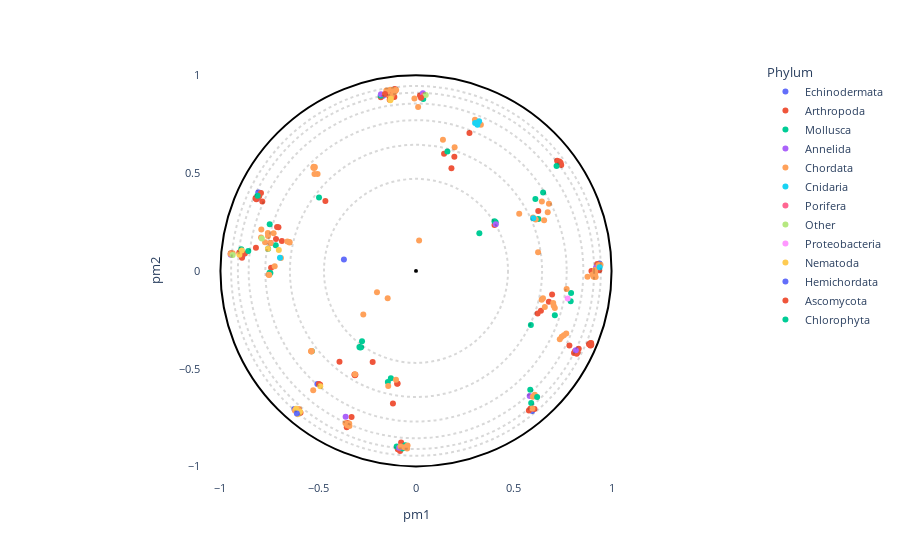

Notebook cell for this chart:
### Markdown cell above
### Create interactive plot

### Code cell
# OPTIONS =================================================
#Here you can set different parameters to color & annotate the resulting projection:
title = ""
#----------------------------------------------------------
# Select the coloring from annotation .csv file:
labels_name = "Phylum"
# Select classes to label among the "labels_name" or "second_labels_name" column (comma separated list):
second_labels_name = ""
labels_text = []
show_text = True
#----------------------------------------------------------
# Use a custom color palette:
color_palette = None #Default: None
use_custom_palette = False
# Select projection center:
id_for_rotation = None #Default: None
use_selected_center = False
#==========================================================


#Check projection visualization parameters
#Labels name
if labels_name == "":
    labels_name = None
elif labels_name not in annotation_names:
    raise NameError(f"labels_name {labels_name} is not in the availables annotations.\nAvailables annotations: {annotation_names}")
#Second labels name
if second_labels_name == "":
    second_labels_name = None
elif second_labels_name not in annotation_names:
    raise NameError(f'"second_labels_name" {second_labels_name} is not in the availables annotations.\nAvailables annotations: {annotation_names}')
#Color palet selection
if not use_custom_palette:
    color_palette = None
#Center of projection selection

tmp_id_for_rotation = -1
if use_selected_center and id_for_rotation is not None:
    if id_for_rotation != tmp_id_for_rotation:
        tmp_id_for_rotation = id_for_rotation

        poincare_coord = df_embedding[["pm1","pm2"]].sort_values(by=["proteins_id"])
        poincare_coord = poincare_coord.values[:,:2]
        model = PoincareMaps(poincare_coord)
        model.get_distances()

        model.iroot = id_for_rotation - 1  #Zero indexing
        model.rotate()

        df_embedding["pm1"] = model.coordinates_rotated[:,0]
        df_embedding["pm2"] = model.coordinates_rotated[:,1]
else:
    df_embedding["pm1"] = df_embedding["pm1_com"]
    df_embedding["pm2"] = df_embedding["pm2_com"]

#Plot graph
fig = plot_embedding_interactive(df_embedding, 
                                 labels_name = labels_name,
                                 second_labels_name = second_labels_name, 
                                 show_text = show_text,
                                 labels_text = labels_text,
                                 color_palette = color_palette, 
                                 title = title, 
                                 fontsize = 11)
fig.show()

### Figure 1 — Plotly figure (JSON) as saved in the notebook; plotly's stock layout.template omitted (floating-point values rounded to 4 significant figures; data arrays with more than 128 entries replaced by an {"elided": "..."} marker saying what was removed)
{"data": [{"customdata": {"elided": "10x19 mixed values"}, "hovertemplate": "<b>%{hovertext}</b><br><br>Phylum=%{customdata[13]}<br>pm1=%{x}<br>pm2=%{y}<br>proteins_id=%{customdata[0]}<br>tree1=%{customdata[1]}<br>tree2=%{customdata[2]}<br>tree3=%{customdata[3]}<br>tree4=%{customdata[4]}<br>full_name=%{customdata[5]}<br>short_name=%{customdata[6]}<br>full_species=%{customdata[7]}<br>short_species=%{customdata[8]}<br>evo_distance=%{customdata[9]}<br>Color_species=%{customdata[10]}<br>Domain=%{customdata[11]}<br>Kingdom=%{customdata[12]}<br>Subphylum=%{customdata[14]}<br>Class=%{customdata[15]}<br>Genus=%{customdata[16]}<br>pm1_com=%{customdata[17]}<br>pm2_com=%{customdata[18]}<extra></extra>", "hovertext": ["Echinodermata", "Echinodermata", "Echinodermata", "Echinodermata", "Echinodermata", "Echinodermata", "Echinodermata", "Echinodermata", "Echinodermata", "Echinodermata"], "legendgroup": "Echinodermata", "marker": {"color": "#636efa", "symbol": "circle"}, "mode": "markers", "name": "Echinodermata", "orientation": "v", "showlegend": true, "textposition": "top right", "type": "scatter", "x": [-0.1678, 0.5942, -0.7989, -0.3686, -0.812, 0.9384, -0.5044, -0.8067, -0.6219, -0.8883], "xaxis": "x", "y": [0.896, -0.716, 0.3992, 0.0582, 0.3693, 0.03816, -0.578, 0.4005, -0.706, 0.07385], "yaxis": "y"}, {"customdata": {"elided": "84x19 mixed values"}, "hovertemplate": "<b>%{hovertext}</b><br><br>Phylum=%{customdata[13]}<br>pm1=%{x}<br>pm2=%{y}<br>proteins_id=%{customdata[0]}<br>tree1=%{customdata[1]}<br>tree2=%{customdata[2]}<br>tree3=%{customdata[3]}<br>tree4=%{customdata[4]}<br>full_name=%{customdata[5]}<br>short_name=%{customdata[6]}<br>full_species=%{customdata[7]}<br>short_species=%{customdata[8]}<br>evo_distance=%{customdata[9]}<br>Color_species=%{customdata[10]}<br>Domain=%{customdata[11]}<br>Kingdom=%{customdata[12]}<br>Subphylum=%{customdata[14]}<br>Class=%{customdata[15]}<br>Genus=%{customdata[16]}<br>pm1_com=%{customdata[17]}<br>pm2_com=%{customdata[18]}<extra></extra>", "hovertext": ["Arthropoda", "Arthropoda", "Arthropoda", "Arthropoda", "Arthropoda", "Arthropoda", "Arthropoda", "Arthropoda", "Arthropoda", "Arthropoda", "Arthropoda", "Arthropoda", "Arthropoda", "Arthropoda", "Arthropoda", "Arthropoda", "Arthropoda", "Arthropoda", "Arthropoda", "Arthropoda", "Arthropoda", "Arthropoda", "Arthropoda", "Arthropoda", "Arthropoda", "Arthropoda", "Arthropoda", "Arthropoda", "Arthropoda", "Arthropoda", "Arthropoda", "Arthropoda", "Arthropoda", "Arthropoda", "Arthropoda", "Arthropoda", "Arthropoda", "Arthropoda", "Arthropoda", "Arthropoda", "Arthropoda", "Arthropoda", "Arthropoda", "Arthropoda", "Arthropoda", "Arthropoda", "Arthropoda", "Arthropoda", "Arthropoda", "Arthropoda", "Arthropoda", "Arthropoda", "Arthropoda", "Arthropoda", "Arthropoda", "Arthropoda", "Arthropoda", "Arthropoda", "Arthropoda", "Arthropoda", "Arthropoda", "Arthropoda", "Arthropoda", "Arthropoda", "Arthropoda", "Arthropoda", "Arthropoda", "Arthropoda", "Arthropoda", "Arthropoda", "Arthropoda", "Arthropoda", "Arthropoda", "Arthropoda", "Arthropoda", "Arthropoda", "Arthropoda", "Arthropoda", "Arthropoda", "Arthropoda", "Arthropoda", "Arthropoda", "Arthropoda", "Arthropoda"], "legendgroup": "Arthropoda", "marker": {"color": "#EF553B", "symbol": "circle"}, "mode": "markers", "name": "Arthropoda", "orientation": "v", "showlegend": true, "textposition": "top right", "type": "scatter", "x": [-0.6148, 0.827, -0.1479, -0.08137, -0.1084, 0.8219, -0.6859, -0.741, -0.8207, -0.7435, -0.3542, -0.3127, -0.1328, -0.9037, 0.8915, 0.8849, 0.8321, 0.8928, 0.8126, 0.8957, 0.8955, 0.8963, 0.8914, 0.8912, -0.1239, -0.1077, 0.7217, -0.8186, -0.7159, -0.7105, -0.4634, 0.1812, 0.2734, 0.8081, 0.7844, 0.1962, -0.4903, 0.1436, -0.786, -0.8021, -0.8165, -0.7927, -0.7035, -0.09645, -0.09397, -0.09309, -0.3507, -0.2217, -0.3295, -0.118, -0.07602, -0.3913, 0.6793, 0.6388, 0.6253, 0.8973, 0.9373, 0.9306, -0.4965, 0.9269, -0.9471, -0.8899, -0.5905, -0.6091, -0.6035, -0.1799, -0.8749, 0.02031, 0.732, 0.7395, 0.7257, 0.7332, 0.7427, -0.3147, -0.3099, 0.5846, 0.5772, 0.6059, -0.1376, 0.6959, 0.6219, -0.1106, -0.1346, 0.4015], "xaxis": "x", "y": [-0.7103, -0.4164, 0.9134, -0.9209, 0.9299, -0.4241, 0.1525, 0.01542, 0.3714, 0.1419, -0.7998, -0.5342, 0.9051, 0.09367, -0.3818, -0.3757, -0.3986, -0.3743, -0.4116, -0.3688, -0.3801, -0.3748, -0.3695, -0.3765, 0.9151, 0.918, 0.5633, 0.1185, 0.1631, 0.2245, 0.3568, 0.5253, 0.7052, -0.4204, -0.3814, 0.5832, -0.5825, 0.5989, 0.3546, 0.3816, 0.3666, 0.3981, 0.2234, -0.5774, -0.5756, -0.9127, -0.7778, -0.466, -0.7477, -0.6788, -0.8779, -0.4646, -0.1584, -0.2041, 0.3056, -6.017e-05, 0.003347, 0.02367, -0.5781, 0.03531, 0.08976, 0.06743, -0.7254, -0.7188, -0.7185, 0.8875, 0.0888, 0.8972, 0.5467, 0.5534, 0.5522, 0.5597, 0.5421, -0.5303, -0.5317, -0.7054, -0.7142, -0.7064, 0.8958, -0.1212, -0.2178, 0.889, 0.8749, 0.2347], "yaxis": "y"}, {"customdata": {"elided": "36x19 mixed values"}, "hovertemplate": "<b>%{hovertext}</b><br><br>Phylum=%{customdata[13]}<br>pm1=%{x}<br>pm2=%{y}<br>proteins_id=%{customdata[0]}<br>tree1=%{customdata[1]}<br>tree2=%{customdata[2]}<br>tree3=%{customdata[3]}<br>tree4=%{customdata[4]}<br>full_name=%{customdata[5]}<br>short_name=%{customdata[6]}<br>full_species=%{customdata[7]}<br>short_species=%{customdata[8]}<br>evo_distance=%{customdata[9]}<br>Color_species=%{customdata[10]}<br>Domain=%{customdata[11]}<br>Kingdom=%{customdata[12]}<br>Subphylum=%{customdata[14]}<br>Class=%{customdata[15]}<br>Genus=%{customdata[16]}<br>pm1_com=%{customdata[17]}<br>pm2_com=%{customdata[18]}<extra></extra>", "hovertext": ["Mollusca", "Mollusca", "Mollusca", "Mollusca", "Mollusca", "Mollusca", "Mollusca", "Mollusca", "Mollusca", "Mollusca", "Mollusca", "Mollusca", "Mollusca", "Mollusca", "Mollusca", "Mollusca", "Mollusca", "Mollusca", "Mollusca", "Mollusca", "Mollusca", "Mollusca", "Mollusca", "Mollusca", "Mollusca", "Mollusca", "Mollusca", "Mollusca", "Mollusca", "Mollusca", "Mollusca", "Mollusca", "Mollusca", "Mollusca", "Mollusca", "Mollusca"], "legendgroup": "Mollusca", "marker": {"color": "#00cc96", "symbol": "circle"}, "mode": "markers", "name": "Mollusca", "orientation": "v", "showlegend": true, "textposition": "top right", "type": "scatter", "x": [-0.5325, -0.7172, 0.65, -0.4959, 0.791, 0.1606, 0.6106, -0.7447, -0.7489, -0.7562, -0.7482, -0.8577, -0.81, -0.05575, -0.144, -0.06921, -0.09871, -0.2893, -0.276, -0.2859, -0.2808, 0.71, 0.324, 0.6258, -0.9457, 0.793, -0.1805, 0.7188, 0.5891, 0.5842, 0.5874, -0.8933, 0.4075, 0.4014, 0.03716, -0.1284], "xaxis": "x", "y": [-0.4112, 0.131, 0.4002, 0.3759, -0.1556, 0.6101, 0.3678, -0.01083, -0.009368, 0.1129, 0.2379, 0.1022, 0.3838, -0.8916, -0.5677, -0.909, -0.8985, -0.389, -0.3601, -0.3923, -0.3904, -0.2271, 0.1929, 0.2655, 0.08608, -0.1133, 0.8952, 0.5358, -0.6763, -0.6083, -0.277, 0.1101, 0.2485, 0.2544, 0.8796, -0.5496], "yaxis": "y"}, {"customdata": {"elided": "9x19 mixed values"}, "hovertemplate": "<b>%{hovertext}</b><br><br>Phylum=%{customdata[13]}<br>pm1=%{x}<br>pm2=%{y}<br>proteins_id=%{customdata[0]}<br>tree1=%{customdata[1]}<br>tree2=%{customdata[2]}<br>tree3=%{customdata[3]}<br>tree4=%{customdata[4]}<br>full_name=%{customdata[5]}<br>short_name=%{customdata[6]}<br>full_species=%{customdata[7]}<br>short_species=%{customdata[8]}<br>evo_distance=%{customdata[9]}<br>Color_species=%{customdata[10]}<br>Domain=%{customdata[11]}<br>Kingdom=%{customdata[12]}<br>Subphylum=%{customdata[14]}<br>Class=%{customdata[15]}<br>Genus=%{customdata[16]}<br>pm1_com=%{customdata[17]}<br>pm2_com=%{customdata[18]}<extra></extra>", "hovertext": ["Annelida", "Annelida", "Annelida", "Annelida", "Annelida", "Annelida", "Annelida", "Annelida", "Annelida"], "legendgroup": "Annelida", "marker": {"color": "#ab63fa", "symbol": "circle"}, "mode": "markers", "name": "Annelida", "orientation": "v", "showlegend": true, "textposition": "top right", "type": "scatter", "x": [-0.08573, -0.3599, 0.9207, 0.03528, 0.8172, 0.4081, -0.9474, -0.1793, 0.5813], "xaxis": "x", "y": [-0.9044, -0.7455, 0.01681, 0.9084, -0.4058, 0.2388, 0.08273, 0.9033, -0.6398], "yaxis": "y"}, {"customdata": {"elided": "88x19 mixed values"}, "hovertemplate": "<b>%{hovertext}</b><br><br>Phylum=%{customdata[13]}<br>pm1=%{x}<br>pm2=%{y}<br>proteins_id=%{customdata[0]}<br>tree1=%{customdata[1]}<br>tree2=%{customdata[2]}<br>tree3=%{customdata[3]}<br>tree4=%{customdata[4]}<br>full_name=%{customdata[5]}<br>short_name=%{customdata[6]}<br>full_species=%{customdata[7]}<br>short_species=%{customdata[8]}<br>evo_distance=%{customdata[9]}<br>Color_species=%{customdata[10]}<br>Domain=%{customdata[11]}<br>Kingdom=%{customdata[12]}<br>Subphylum=%{customdata[14]}<br>Class=%{customdata[15]}<br>Genus=%{customdata[16]}<br>pm1_com=%{customdata[17]}<br>pm2_com=%{customdata[18]}<extra></extra>", "hovertext": ["Chordata", "Chordata", "Chordata", "Chordata", "Chordata", "Chordata", "Chordata", "Chordata", "Chordata", "Chordata", "Chordata", "Chordata", "Chordata", "Chordata", "Chordata", "Chordata", "Chordata", "Chordata", "Chordata", "Chordata", "Chordata", "Chordata", "Chordata", "Chordata", "Chordata", "Chordata", "Chordata", "Chordata", "Chordata", "Chordata", "Chordata", "Chordata", "Chordata", "Chordata", "Chordata", "Chordata", "Chordata", "Chordata", "Chordata", "Chordata", "Chordata", "Chordata", "Chordata", "Chordata", "Chordata", "Chordata", "Chordata", "Chordata", "Chordata", "Chordata", "Chordata", "Chordata", "Chordata", "Chordata", "Chordata", "Chordata", "Chordata", "Chordata", "Chordata", "Chordata", "Chordata", "Chordata", "Chordata", "Chordata", "Chordata", "Chordata", "Chordata", "Chordata", "Chordata", "Chordata", "Chordata", "Chordata", "Chordata", "Chordata", "Chordata", "Chordata", "Chordata", "Chordata", "Chordata", "Chordata", "Chordata", "Chordata", "Chordata", "Chordata", "Chordata", "Chordata", "Chordata", "Chordata"], "legendgroup": "Chordata", "marker": {"color": "#FFA15A", "symbol": "circle"}, "mode": "markers", "name": "Chordata", "orientation": "v", "showlegend": true, "textposition": "top right", "type": "scatter", "x": [0.6121, -0.6195, -0.1173, -0.1118, -0.1248, 0.1975, -0.1462, 0.5951, 0.0109, -0.007971, -0.2695, -0.647, -0.6579, -0.6469, -0.3604, -0.5256, 0.6589, -0.7911, 0.6426, 0.1378, 0.6551, 0.5986, -0.1014, -0.5232, -0.5175, -0.5249, -0.5033, -0.5191, 0.7017, -0.6907, -0.728, -0.5198, -0.9376, -0.1315, 0.3318, 0.3014, -0.5343, -0.1516, -0.5365, -0.534, -0.5347, -0.1995, 0.6436, 0.6736, 0.5278, 0.6799, -0.1449, -0.7227, -0.7503, -0.7576, -0.7569, -0.7923, -0.7436, 0.6242, 0.704, 0.01592, -0.7719, -0.7541, -0.3514, -0.142, -0.1024, -0.05982, -0.3404, -0.07914, -0.3416, -0.0432, -0.0454, 0.7098, 0.6495, 0.7703, 0.6074, 0.7353, 0.7453, 0.7562, 0.7683, 0.9167, 0.9087, 0.9342, 0.877, 0.9186, 0.9029, 0.9437, 0.9161, -0.9484, -0.5982, -0.5987, -0.3118, 0.5973], "xaxis": "x", "y": [0.2628, -0.7145, 0.9243, 0.9117, 0.8938, 0.6318, 0.9064, -0.7039, 0.8384, 0.8818, -0.2236, 0.148, 0.1503, 0.1455, -0.7797, -0.6105, -0.1849, 0.2112, -0.1473, 0.6706, 0.2593, 0.2731, 0.9251, 0.5322, 0.5307, 0.5272, 0.4952, 0.4954, -0.1647, 0.0659, 0.1925, 0.5267, 0.09065, 0.9268, 0.747, 0.7724, -0.4111, 0.9229, -0.4105, -0.4093, -0.4126, -0.1091, 0.3542, 0.2998, 0.2921, 0.3432, -0.1396, 0.02316, -0.02098, 0.1935, 0.1778, 0.1701, 0.1419, 0.09558, -0.1784, 0.1549, 0.1464, -0.02024, -0.7899, -0.5883, -0.5568, -0.9017, -0.7932, -0.8988, -0.7804, -0.8934, -0.9082, -0.1892, -0.1395, -0.09316, -0.6334, -0.3492, -0.3365, -0.3288, -0.3198, -0.01281, -0.02951, 0.02844, -0.03, -0.03103, -0.0191, 0.0311, 0.004005, 0.08646, -0.7069, -0.7276, -0.5282, -0.6433], "yaxis": "y"}, {"customdata": [[18, -1, -1, 8, 4, "Predicted protein", "Predicted", "Nematostella vectensis", "Nematostella", 2.434, "Cnidaria", "Eukaryota", "Metazoa", "Cnidaria", "Other", "Other", "Other", 0.9392, 0.01895], [82, -1, 15, 7, 4, "Predicted protein", "Predicted", "Nematostella vectensis", "Nematostella", 3.063, "Cnidaria", "Eukaryota", "Metazoa", "Cnidaria", "Other", "Other", "Other", 0.5998, 0.2696], [83, 20, 15, 7, 4, "Predicted protein", "Predicted", "Nematostella vectensis", "Nematostella", 2.696, "Cnidaria", "Eukaryota", "Metazoa", "Cnidaria", "Other", "Other", "Other", 0.3022, 0.7562], [84, -1, 15, 7, 4, "Predicted protein", "Predicted", "Nematostella vectensis", "Nematostella", 2.747, "Cnidaria", "Eukaryota", "Metazoa", "Cnidaria", "Other", "Other", "Other", 0.3227, 0.7655], [85, 20, 15, 7, 4, "Predicted protein", "Predicted", "Nematostella vectensis", "Nematostella", 2.467, "Cnidaria", "Eukaryota", "Metazoa", "Cnidaria", "Other", "Other", "Other", 0.3143, 0.7471], [208, -1, -1, -1, 3, "Predicted protein", "Predicted", "Nematostella vectensis", "Nematostella", 3.137, "Cnidaria", "Eukaryota", "Metazoa", "Cnidaria", "Other", "Other", "Other", -0.6956, 0.06668]], "hovertemplate": "<b>%{hovertext}</b><br><br>Phylum=%{customdata[13]}<br>pm1=%{x}<br>pm2=%{y}<br>proteins_id=%{customdata[0]}<br>tree1=%{customdata[1]}<br>tree2=%{customdata[2]}<br>tree3=%{customdata[3]}<br>tree4=%{customdata[4]}<br>full_name=%{customdata[5]}<br>short_name=%{customdata[6]}<br>full_species=%{customdata[7]}<br>short_species=%{customdata[8]}<br>evo_distance=%{customdata[9]}<br>Color_species=%{customdata[10]}<br>Domain=%{customdata[11]}<br>Kingdom=%{customdata[12]}<br>Subphylum=%{customdata[14]}<br>Class=%{customdata[15]}<br>Genus=%{customdata[16]}<br>pm1_com=%{customdata[17]}<br>pm2_com=%{customdata[18]}<extra></extra>", "hovertext": ["Cnidaria", "Cnidaria", "Cnidaria", "Cnidaria", "Cnidaria", "Cnidaria"], "legendgroup": "Cnidaria", "marker": {"color": "#19d3f3", "symbol": "circle"}, "mode": "markers", "name": "Cnidaria", "orientation": "v", "showlegend": true, "textposition": "top right", "type": "scatter", "x": [0.9392, 0.5998, 0.3022, 0.3227, 0.3143, -0.6956], "xaxis": "x", "y": [0.01895, 0.2696, 0.7562, 0.7655, 0.7471, 0.06668], "yaxis": "y"}, {"customdata": [[37, -1, -1, 9, 3, "Uncharacterized protein", "Uncharacterized", "Amphimedon queenslandica", "Amphimedon", 2.522, "Porifera", "Eukaryota", "Metazoa", "Porifera", "Other", "Other", "Other", 0.03997, 0.8978]], "hovertemplate": "<b>%{hovertext}</b><br><br>Phylum=%{customdata[13]}<br>pm1=%{x}<br>pm2=%{y}<br>proteins_id=%{customdata[0]}<br>tree1=%{customdata[1]}<br>tree2=%{customdata[2]}<br>tree3=%{customdata[3]}<br>tree4=%{customdata[4]}<br>full_name=%{customdata[5]}<br>short_name=%{customdata[6]}<br>full_species=%{customdata[7]}<br>short_species=%{customdata[8]}<br>evo_distance=%{customdata[9]}<br>Color_species=%{customdata[10]}<br>Domain=%{customdata[11]}<br>Kingdom=%{customdata[12]}<br>Subphylum=%{customdata[14]}<br>Class=%{customdata[15]}<br>Genus=%{customdata[16]}<br>pm1_com=%{customdata[17]}<br>pm2_com=%{customdata[18]}<extra></extra>", "hovertext": ["Porifera"], "legendgroup": "Porifera", "marker": {"color": "#FF6692", "symbol": "circle"}, "mode": "markers", "name": "Porifera", "orientation": "v", "showlegend": true, "textposition": "top right", "type": "scatter", "x": [0.03997], "xaxis": "x", "y": [0.8978], "yaxis": "y"}, {"customdata": [[78, -1, -1, 20, 7, "Putative uncharacterized protein", "Putative", "Trichoplax adhaerens", "Trichoplax", 2.316, "Placozoa", "Eukaryota", "Metazoa", "Other", "Other", "Other", "Other", -0.9376, 0.08174], [79, -1, -1, 6, 3, "Globin", "Globin", "Gemmatirosa kalamazoonesis", "Gemmatirosa", 2.905, "Bacteria", "Bacteria", "Bacteria", "Other", "Other", "Other", "Other", -0.7886, 0.1661], [80, -1, 9, 6, 3, "Globin", "Globin", "Gemmatirosa kalamazoonesis", "Gemmatirosa", 3.007, "Bacteria", "Bacteria", "Bacteria", "Other", "Other", "Other", "Other", 0.04994, 0.9]], "hovertemplate": "<b>%{hovertext}</b><br><br>Phylum=%{customdata[13]}<br>pm1=%{x}<br>pm2=%{y}<br>proteins_id=%{customdata[0]}<br>tree1=%{customdata[1]}<br>tree2=%{customdata[2]}<br>tree3=%{customdata[3]}<br>tree4=%{customdata[4]}<br>full_name=%{customdata[5]}<br>short_name=%{customdata[6]}<br>full_species=%{customdata[7]}<br>short_species=%{customdata[8]}<br>evo_distance=%{customdata[9]}<br>Color_species=%{customdata[10]}<br>Domain=%{customdata[11]}<br>Kingdom=%{customdata[12]}<br>Subphylum=%{customdata[14]}<br>Class=%{customdata[15]}<br>Genus=%{customdata[16]}<br>pm1_com=%{customdata[17]}<br>pm2_com=%{customdata[18]}<extra></extra>", "hovertext": ["Other", "Other", "Other"], "legendgroup": "Other", "marker": {"color": "#B6E880", "symbol": "circle"}, "mode": "markers", "name": "Other", "orientation": "v", "showlegend": true, "textposition": "top right", "type": "scatter", "x": [-0.9376, -0.7886, 0.04994], "xaxis": "x", "y": [0.08174, 0.1661, 0.9], "yaxis": "y"}, {"customdata": [[81, -1, 9, 6, 3, "Hemin receptor", "Hemin", "Halothiobacillus sp.", "Halothiobacillus", 2.535, "Bacteria", "Bacteria", "Bacteria", "Proteobacteria", "Other", "Gammaproteobacteria", "Other", 0.7758, -0.1407]], "hovertemplate": "<b>%{hovertext}</b><br><br>Phylum=%{customdata[13]}<br>pm1=%{x}<br>pm2=%{y}<br>proteins_id=%{customdata[0]}<br>tree1=%{customdata[1]}<br>tree2=%{customdata[2]}<br>tree3=%{customdata[3]}<br>tree4=%{customdata[4]}<br>full_name=%{customdata[5]}<br>short_name=%{customdata[6]}<br>full_species=%{customdata[7]}<br>short_species=%{customdata[8]}<br>evo_distance=%{customdata[9]}<br>Color_species=%{customdata[10]}<br>Domain=%{customdata[11]}<br>Kingdom=%{customdata[12]}<br>Subphylum=%{customdata[14]}<br>Class=%{customdata[15]}<br>Genus=%{customdata[16]}<br>pm1_com=%{customdata[17]}<br>pm2_com=%{customdata[18]}<extra></extra>", "hovertext": ["Proteobacteria"], "legendgroup": "Proteobacteria", "marker": {"color": "#FF97FF", "symbol": "circle"}, "mode": "markers", "name": "Proteobacteria", "orientation": "v", "showlegend": true, "textposition": "top right", "type": "scatter", "x": [0.7758], "xaxis": "x", "y": [-0.1407], "yaxis": "y"}, {"customdata": {"elided": "10x19 mixed values"}, "hovertemplate": "<b>%{hovertext}</b><br><br>Phylum=%{customdata[13]}<br>pm1=%{x}<br>pm2=%{y}<br>proteins_id=%{customdata[0]}<br>tree1=%{customdata[1]}<br>tree2=%{customdata[2]}<br>tree3=%{customdata[3]}<br>tree4=%{customdata[4]}<br>full_name=%{customdata[5]}<br>short_name=%{customdata[6]}<br>full_species=%{customdata[7]}<br>short_species=%{customdata[8]}<br>evo_distance=%{customdata[9]}<br>Color_species=%{customdata[10]}<br>Domain=%{customdata[11]}<br>Kingdom=%{customdata[12]}<br>Subphylum=%{customdata[14]}<br>Class=%{customdata[15]}<br>Genus=%{customdata[16]}<br>pm1_com=%{customdata[17]}<br>pm2_com=%{customdata[18]}<extra></extra>", "hovertext": ["Nematoda", "Nematoda", "Nematoda", "Nematoda", "Nematoda", "Nematoda", "Nematoda", "Nematoda", "Nematoda", "Nematoda"], "legendgroup": "Nematoda", "marker": {"color": "#FECB52", "symbol": "circle"}, "mode": "markers", "name": "Nematoda", "orientation": "v", "showlegend": true, "textposition": "top right", "type": "scatter", "x": [-0.5931, -0.6133, -0.6052, -0.7569, -0.1312, -0.129, -0.891, -0.9031, -0.4897, -0.7014], "xaxis": "x", "y": [-0.7202, -0.7052, -0.7326, 0.1135, 0.8727, 0.8808, 0.1044, 0.08244, -0.5899, 0.1063], "yaxis": "y"}, {"customdata": [[203, -1, -1, 14, 6, "Neuroglobin like protein", "Neuroglobin", "Saccoglossus kowalevskii", "Saccoglossus", 2.36, "Hemichordata", "Eukaryota", "Metazoa", "Hemichordata", "Other", "Other", "Other", -0.6093, -0.7291]], "hovertemplate": "<b>%{hovertext}</b><br><br>Phylum=%{customdata[13]}<br>pm1=%{x}<br>pm2=%{y}<br>proteins_id=%{customdata[0]}<br>tree1=%{customdata[1]}<br>tree2=%{customdata[2]}<br>tree3=%{customdata[3]}<br>tree4=%{customdata[4]}<br>full_name=%{customdata[5]}<br>short_name=%{customdata[6]}<br>full_species=%{customdata[7]}<br>short_species=%{customdata[8]}<br>evo_distance=%{customdata[9]}<br>Color_species=%{customdata[10]}<br>Domain=%{customdata[11]}<br>Kingdom=%{customdata[12]}<br>Subphylum=%{customdata[14]}<br>Class=%{customdata[15]}<br>Genus=%{customdata[16]}<br>pm1_com=%{customdata[17]}<br>pm2_com=%{customdata[18]}<extra></extra>", "hovertext": ["Hemichordata"], "legendgroup": "Hemichordata", "marker": {"color": "#636efa", "symbol": "circle"}, "mode": "markers", "name": "Hemichordata", "orientation": "v", "showlegend": true, "textposition": "top right", "type": "scatter", "x": [-0.6093], "xaxis": "x", "y": [-0.7291], "yaxis": "y"}, {"customdata": [[210, 15, 8, 6, 3, "ARAD1D45562p", "ARAD1D45562p", "Blastobotrys adeninivorans", "Blastobotrys", 3.652, "Fungi", "Eukaryota", "Fungi", "Ascomycota", "Other", "Other", "Other", 0.02569, 0.8855], [234, 15, 8, 6, 3, "CYFA0S05e02454g1_1", "CYFA0S05e02454g1_1", "Cyberlindnera fabianii", "Cyberlindnera", 4.119, "Fungi", "Eukaryota", "Fungi", "Ascomycota", "Other", "Other", "Other", -0.1586, 0.9051]], "hovertemplate": "<b>%{hovertext}</b><br><br>Phylum=%{customdata[13]}<br>pm1=%{x}<br>pm2=%{y}<br>proteins_id=%{customdata[0]}<br>tree1=%{customdata[1]}<br>tree2=%{customdata[2]}<br>tree3=%{customdata[3]}<br>tree4=%{customdata[4]}<br>full_name=%{customdata[5]}<br>short_name=%{customdata[6]}<br>full_species=%{customdata[7]}<br>short_species=%{customdata[8]}<br>evo_distance=%{customdata[9]}<br>Color_species=%{customdata[10]}<br>Domain=%{customdata[11]}<br>Kingdom=%{customdata[12]}<br>Subphylum=%{customdata[14]}<br>Class=%{customdata[15]}<br>Genus=%{customdata[16]}<br>pm1_com=%{customdata[17]}<br>pm2_com=%{customdata[18]}<extra></extra>", "hovertext": ["Ascomycota", "Ascomycota"], "legendgroup": "Ascomycota", "marker": {"color": "#EF553B", "symbol": "circle"}, "mode": "markers", "name": "Ascomycota", "orientation": "v", "showlegend": true, "textposition": "top right", "type": "scatter", "x": [0.02569, -0.1586], "xaxis": "x", "y": [0.8855, 0.9051], "yaxis": "y"}, {"customdata": [[227, -1, -1, 9, 3, "Uncharacterized protein", "Uncharacterized", "Micromonas commoda", "Micromonas", 2.71, "Viridiplantae", "Eukaryota", "Plantae", "Chlorophyta", "Other", "Other", "Other", 0.6194, -0.6453]], "hovertemplate": "<b>%{hovertext}</b><br><br>Phylum=%{customdata[13]}<br>pm1=%{x}<br>pm2=%{y}<br>proteins_id=%{customdata[0]}<br>tree1=%{customdata[1]}<br>tree2=%{customdata[2]}<br>tree3=%{customdata[3]}<br>tree4=%{customdata[4]}<br>full_name=%{customdata[5]}<br>short_name=%{customdata[6]}<br>full_species=%{customdata[7]}<br>short_species=%{customdata[8]}<br>evo_distance=%{customdata[9]}<br>Color_species=%{customdata[10]}<br>Domain=%{customdata[11]}<br>Kingdom=%{customdata[12]}<br>Subphylum=%{customdata[14]}<br>Class=%{customdata[15]}<br>Genus=%{customdata[16]}<br>pm1_com=%{customdata[17]}<br>pm2_com=%{customdata[18]}<extra></extra>", "hovertext": ["Chlorophyta"], "legendgroup": "Chlorophyta", "marker": {"color": "#00cc96", "symbol": "circle"}, "mode": "markers", "name": "Chlorophyta", "orientation": "v", "showlegend": true, "textposition": "top right", "type": "scatter", "x": [0.6194], "xaxis": "x", "y": [-0.6453], "yaxis": "y"}], "layout": {"autosize": true, "font": {"size": 11}, "legend": {"title": {"text": "Phylum"}, "tracegroupgap": 0}, "margin": {"t": 60}, "plot_bgcolor": "rgba(0, 0, 0, 0)", "shapes": [{"line": {"color": "black", "dash": "dot"}, "opacity": 0.15, "type": "circle", "x0": -0.4706, "x1": 0.4706, "y0": -0.4706, "y1": 0.4706}, {"line": {"color": "black", "dash": "dot"}, "opacity": 0.15, "type": "circle", "x0": -0.6447, "x1": 0.6447, "y0": -0.6447, "y1": 0.6447}, {"line": {"color": "black", "dash": "dot"}, "opacity": 0.15, "type": "circle", "x0": -0.7705, "x1": 0.7705, "y0": -0.7705, "y1": 0.7705}, {"line": {"color": "black", "dash": "dot"}, "opacity": 0.15, "type": "circle", "x0": -0.8557, "x1": 0.8557, "y0": -0.8557, "y1": 0.8557}, {"line": {"color": "black", "dash": "dot"}, "opacity": 0.15, "type": "circle", "x0": -0.9108, "x1": 0.9108, "y0": -0.9108, "y1": 0.9108}, {"line": {"color": "black", "dash": "dot"}, "opacity": 0.15, "type": "circle", "x0": -0.9455, "x1": 0.9455, "y0": -0.9455, "y1": 0.9455}, {"line": {"color": "Black"}, "type": "circle", "x0": -1, "x1": 1, "xref": "x", "y0": -1, "y1": 1, "yref": "y"}, {"fillcolor": "Black", "line": {"color": "Black"}, "type": "circle", "x0": -0.005, "x1": 0.005, "xref": "x", "y0": -0.005, "y1": 0.005, "yref": "y"}], "title": {"text": "", "x": 0.5}, "xaxis": {"anchor": "y", "constrain": "domain", "domain": [0.1799, 0.8201], "range": [-1.1, 1.1], "title": {"text": "pm1"}, "type": "linear"}, "yaxis": {"anchor": "x", "autorange": true, "domain": [0, 1], "range": [-1.037, 1.046], "scaleanchor": "x", "scaleratio": 1, "title": {"text": "pm2"}, "type": "linear"}, "yaxis2": {"layer": "below traces", "matches": "y", "overlaying": "y"}}}
